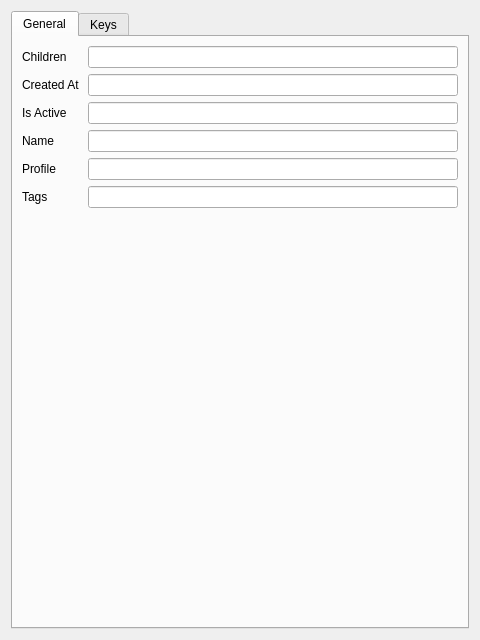
<?xml version="1.0" encoding="UTF-8"?>
<ui version="4.0">
 <class>QtParentEditor</class>
 <widget class="QWidget" name="QtParentEditor">
  <property name="geometry">
   <rect>
    <x>0</x>
    <y>0</y>
    <width>480</width>
    <height>640</height>
   </rect>
  </property>
  <property name="windowTitle">
   <string>Parent Editor</string>
  </property>
  <layout class="QVBoxLayout" name="verticalLayout">
   <item>
    <widget class="QTabWidget" name="main_tab">
     <property name="currentIndex">
      <number>0</number>
     </property>
     
     <widget class="QWidget" name="tab_general">
      <attribute name="title">
       <string>General</string>
      </attribute>
      <layout class="QFormLayout" name="formLayout">
       <item row="0" column="0">
        <widget class="QLabel" name="lbl_children">
         <property name="text">
          <string>Children </string>
         </property>
        </widget>
       </item>
       <item row="0" column="1">
        <widget class="QtChildMuSe" name="c_children">
         <property name="name" stdset="0">
          <string notr="true">children</string>
         </property>
        
        </widget>
       </item>
     
     
       <item row="1" column="0">
        <widget class="QLabel" name="lbl_created_at">
         <property name="text">
          <string>Created At </string>
         </property>
        </widget>
       </item>
       <item row="1" column="1">
        <widget class="DrfDateTimeEditor" name="c_created_at">
         <property name="name" stdset="0">
          <string notr="true">created_at</string>
         </property>
        
        </widget>
       </item>
     
     
       <item row="2" column="0">
        <widget class="QLabel" name="lbl_is_active">
         <property name="text">
          <string>Is Active </string>
         </property>
        </widget>
       </item>
       <item row="2" column="1">
        <widget class="DrfBoolEditor" name="c_is_active">
         <property name="name" stdset="0">
          <string notr="true">is_active</string>
         </property>
        
        </widget>
       </item>
     
     
       <item row="3" column="0">
        <widget class="QLabel" name="lbl_name">
         <property name="text">
          <string>Name </string>
         </property>
        </widget>
       </item>
       <item row="3" column="1">
        <widget class="DrfLineEditor" name="c_name">
         <property name="name" stdset="0">
          <string notr="true">name</string>
         </property>
        
        </widget>
       </item>
     
     
       <item row="4" column="0">
        <widget class="QLabel" name="lbl_profile">
         <property name="text">
          <string>Profile </string>
         </property>
        </widget>
       </item>
       <item row="4" column="1">
        <widget class="QtProfileSiSe" name="c_profile">
         <property name="name" stdset="0">
          <string notr="true">profile</string>
         </property>
        
        </widget>
       </item>
     
     
       <item row="5" column="0">
        <widget class="QLabel" name="lbl_tags">
         <property name="text">
          <string>Tags </string>
         </property>
        </widget>
       </item>
       <item row="5" column="1">
        <widget class="QtTagMuSe" name="c_tags">
         <property name="name" stdset="0">
          <string notr="true">tags</string>
         </property>
        
        </widget>
       </item>
     
     
      </layout>
     </widget>
     
     <widget class="QWidget" name="tab_keys">
      <attribute name="title">
       <string>Keys</string>
      </attribute>
      <layout class="QFormLayout" name="formLayout">
       <item row="0" column="0">
        <widget class="QLabel" name="lbl_id">
         <property name="text">
          <string>Id </string>
         </property>
        </widget>
       </item>
       <item row="0" column="1">
        <widget class="QLineEdit" name="c_id">
         <property name="readOnly">
          <bool>true</bool>
         </property>
        
        </widget>
       </item>
     
     
      </layout>
     </widget>
     
    </widget>
   </item>
  </layout>
 </widget>
 <customwidgets>
  <customwidget>
    <class>QtChildMuSe</class>
    <extends>QLineEdit</extends>
    <header>exdrf_dev.qt_gen.db.children.api</header>
  </customwidget>
  <customwidget>
    <class>DrfDateTimeEditor</class>
    <extends>QLineEdit</extends>
    <header>exdrf_qt.field_ed.api</header>
  </customwidget>
  <customwidget>
    <class>DrfBoolEditor</class>
    <extends>QLineEdit</extends>
    <header>exdrf_qt.field_ed.api</header>
  </customwidget>
  <customwidget>
    <class>DrfLineEditor</class>
    <extends>QLineEdit</extends>
    <header>exdrf_qt.field_ed.api</header>
  </customwidget>
  <customwidget>
    <class>QtProfileSiSe</class>
    <extends>QLineEdit</extends>
    <header>exdrf_dev.qt_gen.db.profiles.api</header>
  </customwidget>
  <customwidget>
    <class>QtTagMuSe</class>
    <extends>QLineEdit</extends>
    <header>exdrf_dev.qt_gen.db.tags.api</header>
  </customwidget>
  <customwidget>
    <class>DrfIntEditor</class>
    <extends>QLineEdit</extends>
    <header>exdrf_qt.field_ed.api</header>
  </customwidget>
 </customwidgets>
 <resources/>
 <connections/>
</ui>
